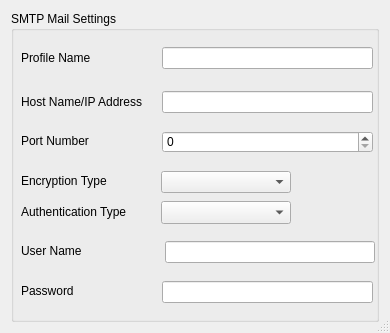
<ui version="4.0" >
 <class>SMTPInfoDlg</class>
 <widget class="QDialog" name="SMTPInfoDlg" >
  <property name="geometry" >
   <rect>
    <x>0</x>
    <y>0</y>
    <width>390</width>
    <height>333</height>
   </rect>
  </property>
  <property name="minimumSize" >
   <size>
    <width>390</width>
    <height>333</height>
   </size>
  </property>
  <property name="maximumSize" >
   <size>
    <width>167772</width>
    <height>167772</height>
   </size>
  </property>
  <property name="windowTitle" >
   <string>SMTP Information</string>
  </property>
  <property name="sizeGripEnabled" >
   <bool>true</bool>
  </property>
  <layout class="QGridLayout" >
   <item row="0" column="0" >
    <widget class="QGroupBox" name="grpSMTPSettings" >
     <property name="sizePolicy" >
      <sizepolicy vsizetype="Preferred" hsizetype="Expanding" >
       <horstretch>0</horstretch>
       <verstretch>0</verstretch>
      </sizepolicy>
     </property>
     <property name="title" >
      <string>SMTP Mail Settings</string>
     </property>
     <widget class="QLabel" name="lebelHostIP" >
      <property name="geometry" >
       <rect>
        <x>10</x>
        <y>84</y>
        <width>235</width>
        <height>14</height>
       </rect>
      </property>
      <property name="sizePolicy" >
       <sizepolicy vsizetype="Fixed" hsizetype="Preferred" >
        <horstretch>0</horstretch>
        <verstretch>0</verstretch>
       </sizepolicy>
      </property>
      <property name="minimumSize" >
       <size>
        <width>235</width>
        <height>14</height>
       </size>
      </property>
      <property name="maximumSize" >
       <size>
        <width>240</width>
        <height>14</height>
       </size>
      </property>
      <property name="toolTip" >
       <string>SMTP Server's Host Name or IP</string>
      </property>
      <property name="text" >
       <string>Host Name/IP Address </string>
      </property>
     </widget>
     <widget class="QLineEdit" name="leHostIP" >
      <property name="geometry" >
       <rect>
        <x>151</x>
        <y>80</y>
        <width>211</width>
        <height>22</height>
       </rect>
      </property>
      <property name="minimumSize" >
       <size>
        <width>130</width>
        <height>22</height>
       </size>
      </property>
      <property name="maximumSize" >
       <size>
        <width>800</width>
        <height>22</height>
       </size>
      </property>
      <property name="toolTip" >
       <string>SMTP Server's Host Name or IP</string>
      </property>
     </widget>
     <widget class="QLabel" name="lblPortNumner" >
      <property name="geometry" >
       <rect>
        <x>10</x>
        <y>122</y>
        <width>216</width>
        <height>16</height>
       </rect>
      </property>
      <property name="sizePolicy" >
       <sizepolicy vsizetype="Fixed" hsizetype="Preferred" >
        <horstretch>0</horstretch>
        <verstretch>0</verstretch>
       </sizepolicy>
      </property>
      <property name="toolTip" >
       <string>Port Number(Default Mail-server port is 25)</string>
      </property>
      <property name="text" >
       <string>Port Number </string>
      </property>
     </widget>
     <widget class="QSpinBox" name="sbPortNumber" >
      <property name="geometry" >
       <rect>
        <x>151</x>
        <y>120</y>
        <width>211</width>
        <height>22</height>
       </rect>
      </property>
      <property name="minimumSize" >
       <size>
        <width>130</width>
        <height>22</height>
       </size>
      </property>
      <property name="maximumSize" >
       <size>
        <width>800</width>
        <height>22</height>
       </size>
      </property>
      <property name="toolTip" >
       <string>Port Number(Default is 25)</string>
      </property>
      <property name="maximum" >
       <number>65536</number>
      </property>
     </widget>
     <widget class="QLabel" name="lblEncType" >
      <property name="geometry" >
       <rect>
        <x>10</x>
        <y>163</y>
        <width>216</width>
        <height>14</height>
       </rect>
      </property>
      <property name="sizePolicy" >
       <sizepolicy vsizetype="Fixed" hsizetype="Preferred" >
        <horstretch>0</horstretch>
        <verstretch>0</verstretch>
       </sizepolicy>
      </property>
      <property name="minimumSize" >
       <size>
        <width>130</width>
        <height>14</height>
       </size>
      </property>
      <property name="maximumSize" >
       <size>
        <width>240</width>
        <height>14</height>
       </size>
      </property>
      <property name="toolTip" >
       <string>Mail Encryption Type</string>
      </property>
      <property name="text" >
       <string>Encryption Type</string>
      </property>
     </widget>
     <widget class="QComboBox" name="cmbEncType" >
      <property name="geometry" >
       <rect>
        <x>150</x>
        <y>160</y>
        <width>130</width>
        <height>22</height>
       </rect>
      </property>
      <property name="sizePolicy" >
       <sizepolicy vsizetype="Fixed" hsizetype="Expanding" >
        <horstretch>0</horstretch>
        <verstretch>0</verstretch>
       </sizepolicy>
      </property>
      <property name="minimumSize" >
       <size>
        <width>130</width>
        <height>22</height>
       </size>
      </property>
      <property name="maximumSize" >
       <size>
        <width>1000</width>
        <height>23</height>
       </size>
      </property>
      <property name="toolTip" >
       <string>Encryption Type</string>
      </property>
     </widget>
     <widget class="QComboBox" name="cmbAuth" >
      <property name="geometry" >
       <rect>
        <x>150</x>
        <y>190</y>
        <width>130</width>
        <height>23</height>
       </rect>
      </property>
      <property name="sizePolicy" >
       <sizepolicy vsizetype="Fixed" hsizetype="Expanding" >
        <horstretch>0</horstretch>
        <verstretch>0</verstretch>
       </sizepolicy>
      </property>
      <property name="minimumSize" >
       <size>
        <width>130</width>
        <height>22</height>
       </size>
      </property>
      <property name="maximumSize" >
       <size>
        <width>1000</width>
        <height>23</height>
       </size>
      </property>
      <property name="toolTip" >
       <string>Authenticating Type</string>
      </property>
     </widget>
     <widget class="QLabel" name="levelUsername" >
      <property name="geometry" >
       <rect>
        <x>10</x>
        <y>194</y>
        <width>240</width>
        <height>14</height>
       </rect>
      </property>
      <property name="sizePolicy" >
       <sizepolicy vsizetype="Fixed" hsizetype="Preferred" >
        <horstretch>0</horstretch>
        <verstretch>0</verstretch>
       </sizepolicy>
      </property>
      <property name="minimumSize" >
       <size>
        <width>230</width>
        <height>14</height>
       </size>
      </property>
      <property name="maximumSize" >
       <size>
        <width>240</width>
        <height>14</height>
       </size>
      </property>
      <property name="toolTip" >
       <string>Authenticate with the Server</string>
      </property>
      <property name="text" >
       <string>Authentication Type </string>
      </property>
     </widget>
     <widget class="QLineEdit" name="leUserName" >
      <property name="geometry" >
       <rect>
        <x>154</x>
        <y>230</y>
        <width>210</width>
        <height>22</height>
       </rect>
      </property>
      <property name="minimumSize" >
       <size>
        <width>130</width>
        <height>22</height>
       </size>
      </property>
      <property name="maximumSize" >
       <size>
        <width>800</width>
        <height>22</height>
       </size>
      </property>
      <property name="toolTip" >
       <string>Authenticating user name</string>
      </property>
     </widget>
     <widget class="QLabel" name="lebelPassword_2" >
      <property name="geometry" >
       <rect>
        <x>10</x>
        <y>233</y>
        <width>240</width>
        <height>14</height>
       </rect>
      </property>
      <property name="sizePolicy" >
       <sizepolicy vsizetype="Fixed" hsizetype="Preferred" >
        <horstretch>0</horstretch>
        <verstretch>0</verstretch>
       </sizepolicy>
      </property>
      <property name="minimumSize" >
       <size>
        <width>200</width>
        <height>14</height>
       </size>
      </property>
      <property name="maximumSize" >
       <size>
        <width>240</width>
        <height>14</height>
       </size>
      </property>
      <property name="toolTip" >
       <string>User name to be authenticate with the server</string>
      </property>
      <property name="text" >
       <string>User Name</string>
      </property>
     </widget>
     <widget class="QLineEdit" name="lePassword" >
      <property name="geometry" >
       <rect>
        <x>151</x>
        <y>270</y>
        <width>211</width>
        <height>22</height>
       </rect>
      </property>
      <property name="minimumSize" >
       <size>
        <width>130</width>
        <height>22</height>
       </size>
      </property>
      <property name="maximumSize" >
       <size>
        <width>800</width>
        <height>22</height>
       </size>
      </property>
      <property name="toolTip" >
       <string>User authenticating password</string>
      </property>
      <property name="echoMode" >
       <enum>QLineEdit::Password</enum>
      </property>
     </widget>
     <widget class="QLabel" name="lebelPassword" >
      <property name="geometry" >
       <rect>
        <x>10</x>
        <y>273</y>
        <width>240</width>
        <height>14</height>
       </rect>
      </property>
      <property name="sizePolicy" >
       <sizepolicy vsizetype="Fixed" hsizetype="Preferred" >
        <horstretch>0</horstretch>
        <verstretch>0</verstretch>
       </sizepolicy>
      </property>
      <property name="minimumSize" >
       <size>
        <width>200</width>
        <height>14</height>
       </size>
      </property>
      <property name="maximumSize" >
       <size>
        <width>240</width>
        <height>14</height>
       </size>
      </property>
      <property name="toolTip" >
       <string>Password of the user to be authenticate with the server</string>
      </property>
      <property name="text" >
       <string>Password </string>
      </property>
     </widget>
     <widget class="QLineEdit" name="leProfileName" >
      <property name="geometry" >
       <rect>
        <x>151</x>
        <y>36</y>
        <width>211</width>
        <height>22</height>
       </rect>
      </property>
      <property name="minimumSize" >
       <size>
        <width>130</width>
        <height>22</height>
       </size>
      </property>
      <property name="maximumSize" >
       <size>
        <width>800</width>
        <height>22</height>
       </size>
      </property>
      <property name="toolTip" >
       <string>SMTP Server's Host Name or IP</string>
      </property>
     </widget>
     <widget class="QLabel" name="lebelHostIP_2" >
      <property name="geometry" >
       <rect>
        <x>10</x>
        <y>40</y>
        <width>235</width>
        <height>14</height>
       </rect>
      </property>
      <property name="sizePolicy" >
       <sizepolicy vsizetype="Fixed" hsizetype="Preferred" >
        <horstretch>0</horstretch>
        <verstretch>0</verstretch>
       </sizepolicy>
      </property>
      <property name="minimumSize" >
       <size>
        <width>235</width>
        <height>14</height>
       </size>
      </property>
      <property name="maximumSize" >
       <size>
        <width>240</width>
        <height>14</height>
       </size>
      </property>
      <property name="toolTip" >
       <string>SMTP Server's Host Name or IP</string>
      </property>
      <property name="text" >
       <string>Profile Name</string>
      </property>
     </widget>
    </widget>
   </item>
  </layout>
 </widget>
 <resources/>
 <connections/>
</ui>
